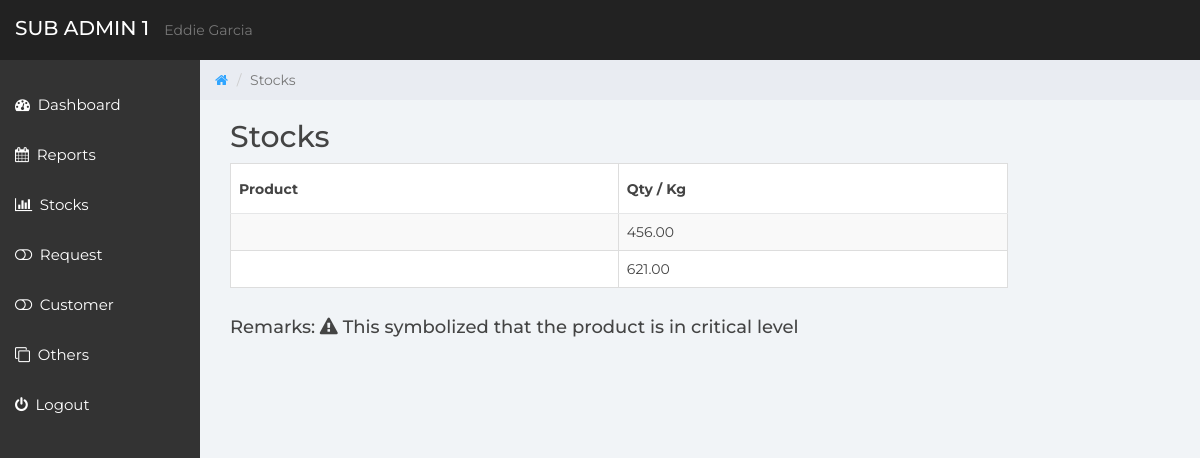
The page /Garciaskape/subadmin1/stocks.php on the database as committed earlier.
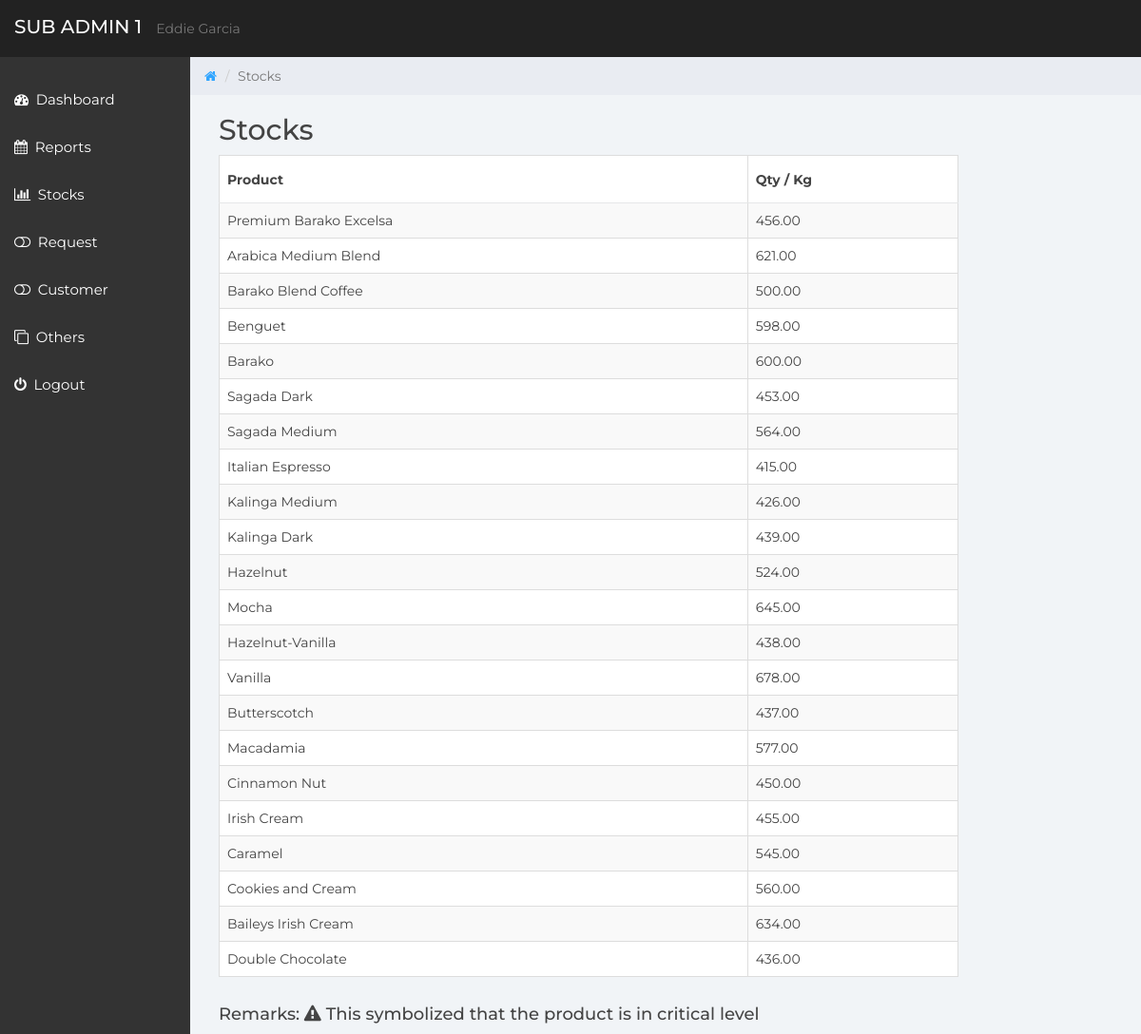
The same page on the database as committed later.
### tables this page shows
CREATE TABLE IF NOT EXISTS `stock` (
  `stockid` int(15) UNSIGNED NOT NULL AUTO_INCREMENT,
  `productid` int(15) NOT NULL,
  `quantity` double(10,2) NOT NULL,
  `stockin` double(10,2) NOT NULL,
  `date_in` timestamp NOT NULL,
  `stockout` double(10,2) NOT NULL,
  `date_out` timestamp NOT NULL,
  `branchid` int(15) NOT NULL,
  `accountid` int(15) NOT NULL,
  PRIMARY KEY (`stockid`),
  UNIQUE KEY `stockid_UNIQUE` (`stockid`)
);

CREATE TABLE IF NOT EXISTS `products` (
  `productid` int(15) UNSIGNED NOT NULL AUTO_INCREMENT,
  `productname` varchar(201) NOT NULL,
  `branchid` int(11) NOT NULL,
  `status` varchar(201) DEFAULT NULL,
  PRIMARY KEY (`productid`),
  UNIQUE KEY `productid_UNIQUE` (`productid`)
);

### Garciaskape/subadmin1/stocks.php (the view, shortened to what this page needs)
<?php include('include/header.php'); ?>
<?php include('include/sidebar.php'); ?>
	<div class="col-sm-9 col-sm-offset-3 col-lg-10 col-lg-offset-2 main">
		<div class="row">
			<ol class="breadcrumb">
				<li><a href="#">
					<em class="fa fa-home"></em>
				</a></li>
				<li class="active">Stocks</li>
			</ol>
		</div>
		<main role="main" class="col-md-9 ml-sm-auto col-lg-10 pt-3 px-4">
			<div class="d-flex justify-content-between flex-wrap flex-md-nowrap align-items-center pb-2 mb-3">
				<h1 class="h2">Stocks</h1>
			</div>
			<?php
				$sql = "SELECT * from ((stock left join products on stock.productid = products.productid)
				left join branch on stock.branchid = branch.branchid) where branch.branchid = 1";
			?>
			<div class="table-responsive">
				<table class="table table-bordered table-striped table-sm">
					<thead>
						<tr>
							<th>Product</th>
							<th>Qty / Kg</th>
						</tr>
					</thead>
					<tbody>
					<?php
						if($result = mysqli_query($conn, $sql)) {
							while($row = mysqli_fetch_assoc($result)){
					?>
						<tr>
							<td> <?php echo $row["productname"]; ?> </td>
							<td> <?php echo $row["quantity"]; ?> </td>
						</tr>
					<?php
							}
						}
					?>
					</tbody>
				</table>
			</div>
			<div class="d-flex justify-content-between flex-wrap flex-md-nowrap align-items-center pb-2 mb-3">
				<h1 class="h4">Remarks: <em class="fa fa-warning"></em>  This symbolized that the product is in critical level</h1>
			</div>
		</main>
		</div>
</body>
</html>

### Garciaskape/subadmin1/include/header.php (shortened to what this page needs)
<!DOCTYPE html>
<html>
<head>
	<link href="css/bootstrap.min.css" rel="stylesheet">
	<link href="css/font-awesome.min.css" rel="stylesheet">
	<link href="css/datepicker3.css" rel="stylesheet">
	<link href="css/styles.css" rel="stylesheet">
</head>
<body>
	<nav class="navbar navbar-custom navbar-fixed-top" role="navigation">
		<div class="container-fluid">
			<div class="navbar-header">
				<a class="navbar-brand" href="#"><span></span> Sub Admin 1 </a>
					<br>
					<p> Eddie Garcia </p>
			</div>
		</div>
    </nav>

### Garciaskape/subadmin1/include/sidebar.php (shortened to what this page needs)
<div id="sidebar-collapse" class="col-sm-3 col-lg-2 sidebar">
	<ul class="nav menu">
	<?php if($page == 'dashboard') { ?>
		<li class="active"><a href="index.php"><em class="fa fa-dashboard">&nbsp;</em> Dashboard </a></li>
	<?php } else { ?>
			<li><a href="index.php"><em class="fa fa-dashboard">&nbsp;</em> Dashboard </a></li>
	<?php } ?>
	<?php if($page == 'reports') { ?>
		<li class="active"><a href="reports.php"><em class="fa fa-calendar">&nbsp;</em> Reports </a></li>
	<?php } else { ?>
			<li><a href="reports.php"><em class="fa fa-calendar">&nbsp;</em> Reports </a></li>
	<?php } ?>
	<?php if($page == 'stocks') { ?>
		<li class="active"><a href="stocks.php"><em class="fa fa-bar-chart">&nbsp;</em> Stocks </a></li>
	<?php } else { ?>
			<li><a href="stocks.php"><em class="fa fa-bar-chart">&nbsp;</em> Stocks </a></li>
	<?php } ?>
	<?php if($page == 'request') { ?>
		<li class="active"><a href="request.php"><em class="fa fa-toggle-off">&nbsp;</em> Request </a></li>
	<?php } else { ?>
			<li><a href="request.php"><em class="fa fa-toggle-off">&nbsp;</em> Request </a></li>
	<?php } ?>
	<?php if($page == 'customer') { ?>
		<li class="active"><a href="customer.php"><em class="fa fa-toggle-off">&nbsp;</em> Customer </a></li>
	<?php } else { ?>
			<li><a href="customer.php"><em class="fa fa-toggle-off">&nbsp;</em> Customer </a></li>
	<?php } ?>
	<?php if($page == 'others') { ?>
		<li class="active"><a href="others.php"><em class="fa fa-clone">&nbsp;</em> Others </a></li>
	<?php } else { ?>
			<li><a href="others.php"><em class="fa fa-clone">&nbsp;</em> Others </a></li>
	<?php } ?>
		<li><a href="login.php"><em class="fa fa-power-off">&nbsp;</em> Logout</a></li>
	</ul>
</div>

### Garciaskape/subadmin1/css/styles.css (style rules this page uses)
body { background: #f1f4f7; padding-top: 60px; font-size: 14px; color: #444444; font-family: "Montserrat", "Helvetica Neue", Helvetica, Arial, sans-serif; }
p { color: #777; }
a, a:hover, a:focus { color: #30a5ff; }
h1, h2, h3, h4, h5, h6 { color: #444444; }
h1 { font-weight: 300; font-size: 40px; }
.navbar-custom { background: #222; height: 60px; }
.navbar-header .navbar-brand { color: #fff; font-size: 20px; text-transform: uppercase; font-weight: 500; height: 60px; padding-top: 18px; }
.navbar { border: 0; }
.sidebar { display: block; padding: 0; display: none; box-shadow: none; background: #333333; }
.sidebar ul { margin: 20px 0px; }
@media (min-width: 768px) { .sidebar { display: block; position: fixed; top: 60px; bottom: 0; left: 0; z-index: 1000; display: block; margin: 0; padding: 0; overflow-x: hidden; overflow-y: auto; } }
@media (min-width: 768px) { .navbar-header { width: 100%; } }
.sidebar ul.nav li a { height: 50px; font-size: 15px; line-height: 2em; color: #FFFFFF; }
.breadcrumb { border-radius: 0; padding: 10px 15px 10px 15px; background: #e9ecf2; margin: 0; }
.table { background: #fff; }
.table > thead > tr > th { border-bottom: 1px solid #e6e7e8; vertical-align: middle; height: 50px; }

Rows that differ between the two databases and show on the page:
changed stock: productid.productname (not shown) → "Premium Barako Excelsa"
changed stock: productid.productname (not shown) → "Arabica Medium Blend"
added stock: productid.productname "Barako Blend Coffee", quantity "500.00"
added stock: productid.productname "Benguet", quantity "598.00"
added stock: productid.productname "Barako", quantity "600.00"
added stock: productid.productname "Sagada Dark", quantity "453.00"
added stock: productid.productname "Sagada Medium", quantity "564.00"
added stock: productid.productname "Italian Espresso", quantity "415.00"
added stock: productid.productname "Kalinga Medium", quantity "426.00"
added stock: productid.productname "Kalinga Dark", quantity "439.00"
added stock: productid.productname "Hazelnut", quantity "524.00"
added stock: productid.productname "Mocha", quantity "645.00"
added stock: productid.productname "Hazelnut-Vanilla", quantity "438.00"
added stock: productid.productname "Vanilla", quantity "678.00"
added stock: productid.productname "Butterscotch", quantity "437.00"
added stock: productid.productname "Macadamia", quantity "577.00"
added stock: productid.productname "Cinnamon Nut", quantity "450.00"
added stock: productid.productname "Irish Cream", quantity "455.00"
added stock: productid.productname "Caramel", quantity "545.00"
added stock: productid.productname "Cookies and Cream", quantity "560.00"
added stock: productid.productname "Baileys Irish Cream", quantity "634.00"
added stock: productid.productname "Double Chocolate", quantity "436.00"
